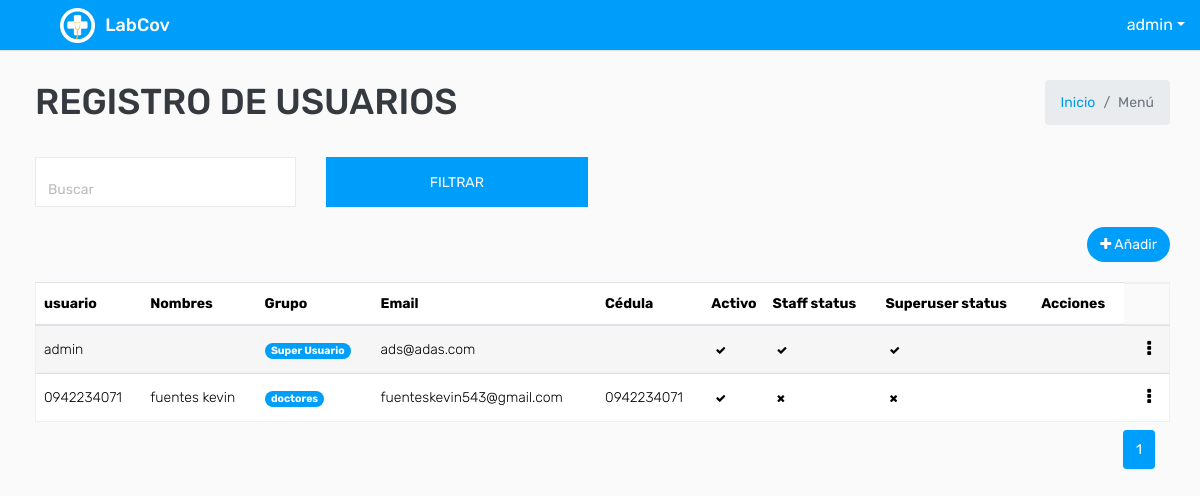
The page /usuario/ (signed in) on the database as committed earlier.
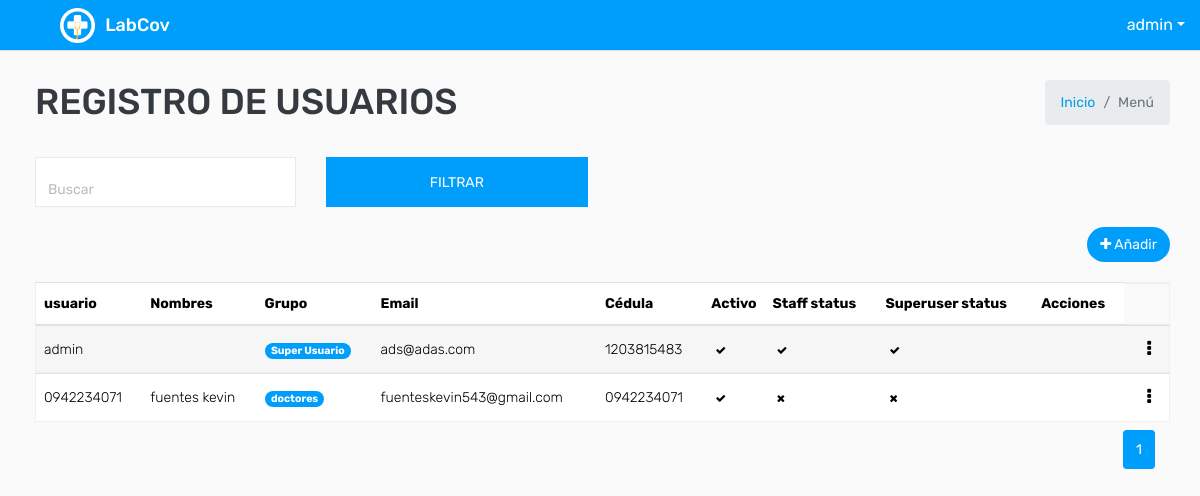
The same page on the database as committed later.
### covid/models.py (models this page shows, shortened)
class ModeloBase(models.Model):
    class Meta:
        abstract = True
    """Model definition for ModeloBase."""
    fecha_creacion = models.DateTimeField(verbose_name='Fecha creación',auto_now_add=True)
    usuario_creacion = models.ForeignKey(settings.AUTH_USER_MODEL, verbose_name='Usuario Creación', related_name='+', blank=True, null=True,on_delete=models.PROTECT, editable=False)
    usuario_modificacion = models.ForeignKey(settings.AUTH_USER_MODEL, verbose_name='Usuario Modificación', related_name='+', blank=True, null=True,on_delete=models.PROTECT , editable=False)
    fecha_modificacion = models.DateTimeField(verbose_name='Fecha Modificación', auto_now=True)

class User(AbstractUser,ModeloBase):
    cedula=models.CharField(max_length=10, verbose_name='Cédula')
    tipo_genero = (('N', 'Ninguno'), ('M', 'Masculino'), ('F', 'Femenino'))
    genero = models.CharField('Género', choices=tipo_genero, default='N', max_length=1)

### covid/views.py (the view, shortened to what this page needs)
# urls.py: path('usuario/', key.UsuarioListView.as_view(), name="usuario_listar") ,
class UsuarioListView(LoginRequiredMixin,PermissionRequiredMixin,ListView):
    permission_required = 'covid.view_user'
    paginate_by = 7
    model = User
    template_name = "usuario/usuario_listar.html"
    def get_queryset(self):
        busqueda = self.request.GET.get("buscar")
        queryset = User.objects.all()
        return queryset
    def get_context_data(self, **kwargs):
        context = super().get_context_data(**kwargs)
        context['titulo'] = "Registro de usuarios"
        return context

### templates/usuario/usuario_listar.html (shortened to what the changed rows need)
{% extends 'plantillaBase.html' %} {% block content %}
<div class="row">
    <div class="col-md-12">
        <div class="table-responsive">
            <div id="DataTables_Table_0_wrapper" class="dataTables_wrapper dt-bootstrap4 no-footer">
                <div class="row">
                    <div class="col-sm-12">
                        <table class="table table-border table-striped custom-table  mb-0  no-footer" id="DataTables_Table_0" role="grid" aria-describedby="DataTables_Table_0_info">
                            <thead>
                                <tr>
                                    <th>usuario</th>
                                    <th>Nombres</th>
                                    <th>Grupo</th>
                                    <th>Email</th>
                                    <th>Cédula</th>
                                    <th style="width: 30.125px;">Activo</th>
                                    <th>Staff status</th>
                                    <th>Superuser status</th>
                                    <th>Acciones</th>
                                </tr>
                            </thead>
                            <tbody>
                                {% for dato in object_list %}
                                <tr>
                                    <td>{{ dato.username }}</td>
                                    <td>{{ dato.last_name }} {{ dato.first_name }}</td>
                                    <td>
                                        {% if dato.is_superuser == True %}
                                        <li class="badge badge-pill badge-info">Super Usuario</li>{% endif %}
                                    </td>
                                    <td>{{ dato.email }}</td>
                                    <td>{{ dato.cedula }}</td>
                                    <td>
                                        {% if dato.is_active == True %}
                                        <a class="badge " data-toggle="tooltip" data-placement="top" title="activo"><span class="fa fa-check "></span></a> {% else %}
                                        <a class="badge" data-toggle="tooltip" data-placement="top" title="activo"><span
                                                class="fa fa-times "></span></a> {% endif %}
                                    </td>
                                    <td> {% if dato.is_staff == True %}
                                        <a class="badge " data-toggle="tooltip" data-placement="top" title="is staff"><span class="fa fa-check "></span></a> {% else %}
                                        <a class="badge" data-toggle="tooltip" data-placement="top" title="is staff"><span class="fa fa-times "></span></a> {% endif %}
                                    </td>
                                    <td> {% if dato.is_superuser == True %}
                                        <a class="badge " data-toggle="tooltip" data-placement="top" title="is superUser"><span class="fa fa-check "></span></a> {% else %}
                                        <a class="badge" data-toggle="tooltip" data-placement="top" title="is superUser"><span class="fa fa-times "></span></a> {% endif %}
                                    </td>
                                    <td>
                                        <td class="text-right">
                                            <div class="dropdown dropdown-action">
                                                <a class="action-icon dropdown-toggle" data-toggle="dropdown" aria-expanded="false"><i class="fa fa-ellipsis-v"></i></a>
                                            </div>
                                        </td>
                                </tr>
                                {% endfor %}
                            </tbody>
                        </table>
                    </div>
                </div>
            </div>
        </div>
    </div>
</div>
{% endblock %}

### templates/plantillaBase.html (shortened to what this page needs)
<!DOCTYPE html>
<html lang="es">
{% load static %}
<head>
    <link rel="stylesheet" type="text/css" href="{% static 'css/bootstrap.min.css'%}">
    <link rel="stylesheet" type="text/css" href="{% static 'css/font-awesome.min.css'%}">
    <link rel="stylesheet" type="text/css" href="{% static 'css/bootstrap-duallistbox.min.css'%}">
    <link rel="stylesheet" type="text/css" href="{% static 'css/style.css'%}"> {% block content_extra_css %} {% endblock content_extra_css %}
</head>
<body>
    <div class="main-wrapper">
        <div class="header">
            <div class="header-left">
                <a href="{% url 'dashboard'%}" class="logo">
                    <img src="{% static 'img/logo.png' %}" width="35" height="35" alt="">
                    <span>LabCov</span></a>
            </div>
            <ul class="nav user-menu float-right">
                <li class="nav-item dropdown has-arrow">
                    <a href="#" class="dropdown-toggle nav-link user-link" data-toggle="dropdown"></span><span>{{ request.user }}</span></a>
                </li>
            </ul>
        </div>
        <div class="page-wrapper">
            <div class="content">
                <div class="row mb-2">
                    <div class="col-sm-8">
                        <h1 class="m-0 text-dark">{{ titulo.upper }}</h1>
                    </div>
                    <div class="col-sm-4">
                        <ol class="breadcrumb float-sm-right">
                            <li class="breadcrumb-item"><a href="{% url 'dashboard'%}">Inicio</a></li>
                            <li class="breadcrumb-item active">Menú</li>
                        </ol>
                    </div>
                </div>
                {% block content %} {% endblock %}
            </div>
        </div>
    </div>
</body>
</html>

Rows that differ between the two databases and show on the page:
changed User "admin": cedula (not shown) → "1203815483"
